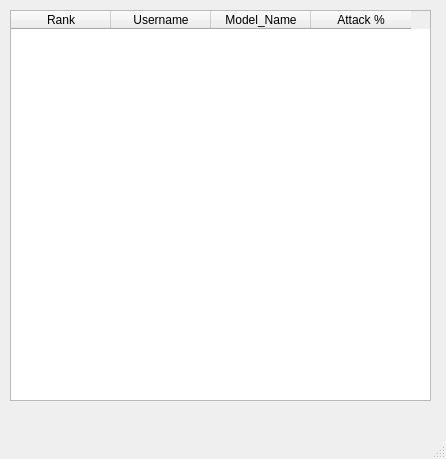
<?xml version="1.0" encoding="UTF-8"?>
<ui version="4.0">
 <class>LWindow</class>
 <widget class="QMainWindow" name="LWindow">
  <property name="geometry">
   <rect>
    <x>0</x>
    <y>0</y>
    <width>446</width>
    <height>459</height>
   </rect>
  </property>
  <property name="windowTitle">
   <string>MainWindow</string>
  </property>
  <widget class="QWidget" name="centralwidget">
   <widget class="QTableWidget" name="leaderboardDisplay">
    <property name="geometry">
     <rect>
      <x>10</x>
      <y>10</y>
      <width>421</width>
      <height>391</height>
     </rect>
    </property>
    <property name="verticalScrollBarPolicy">
     <enum>Qt::ScrollBarAlwaysOff</enum>
    </property>
    <property name="horizontalScrollBarPolicy">
     <enum>Qt::ScrollBarAlwaysOff</enum>
    </property>
    <property name="sizeAdjustPolicy">
     <enum>QAbstractScrollArea::AdjustToContentsOnFirstShow</enum>
    </property>
    <column>
     <property name="text">
      <string>Rank</string>
     </property>
    </column>
    <column>
     <property name="text">
      <string>Username</string>
     </property>
    </column>
    <column>
     <property name="text">
      <string>Model_Name</string>
     </property>
    </column>
    <column>
     <property name="text">
      <string>Attack %</string>
     </property>
    </column>
   </widget>
  </widget>
  <widget class="QMenuBar" name="menubar">
   <property name="geometry">
    <rect>
     <x>0</x>
     <y>0</y>
     <width>446</width>
     <height>22</height>
    </rect>
   </property>
  </widget>
  <widget class="QStatusBar" name="statusbar"/>
 </widget>
 <resources/>
 <connections/>
</ui>
